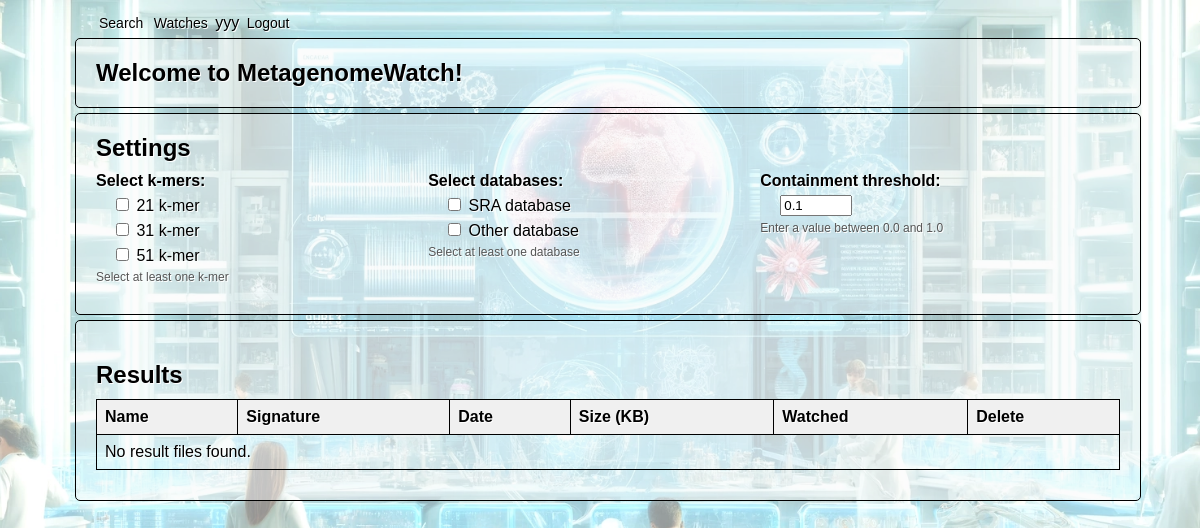
The page /mgw_api/results/ (signed in) on the database its author committed.
### mgw_api/models.py (models this page shows, shortened)
class Settings(models.Model):
    user = models.OneToOneField(User, on_delete=models.CASCADE)
    kmer = models.JSONField(default=list, help_text="List of k-mers")
    database = models.JSONField(default=list, help_text="List of databases")
    containment = models.FloatField(default=0.10, help_text="Containment value (between 0 and 1)")

### mgw_api/views.py (the view, shortened to what this page needs)
# urls.py: path("results/", views.list_result, name="list_result"),
@login_required
def list_result(request):
    sourmash_settings, created = Settings.objects.get_or_create(user=request.user)
    settings_form = SettingsForm(instance=sourmash_settings)
    result_files = Result.objects.filter(user=request.user)
    watch_forms = {result.pk:WatchForm(instance=result) for result in result_files}
    return render(request, 'mgw_api/list_result.html', {'result_files': result_files, 'watch_forms': watch_forms, 'settings_form': settings_form})

### mgw_api/forms.py
class SettingsForm(forms.ModelForm):
    kmer = forms.MultipleChoiceField(
        choices=[(21, "21 k-mer"), (31, "31 k-mer"), (51, "51 k-mer")],
        widget=forms.CheckboxSelectMultiple,
        initial=[21]
    )
    database = forms.MultipleChoiceField(
        choices=[("SRA", "SRA database"), ("OTHER", "Other database")],
        widget=forms.CheckboxSelectMultiple,
        initial=["SRA"]
    )
    containment = forms.FloatField(
        widget=forms.NumberInput(attrs={"min": 0, "max": 1, "step": 0.01}),
        initial=0.10
    )
    class Meta:
        model = Settings
        fields = ["kmer", "database", "containment"]

### mgw_api/templates/mgw_api/list_result.html (shortened to what this page needs)
{% extends "mgw_api/base.html" %}
{% block content %}
{% include "mgw_api/settings.html" %}
<div class="result-list">
    <h2>Results</h2>
    <table>
        <thead>
            <tr>
                <th>Name</th>
                <th>Signature</th>
                <th>Date</th>
                <th>Size (KB)</th>
                <th>Watched</th>
                <th>Delete</th>
            </tr>
        </thead>
        <tbody>
            {% for result in result_files %}
                <tr>
                    <td><a href="{% url 'mgw_api:result_table' result.pk %}">{{ result.name }}</a></td>
                    <td>{{ result.signature.name }}</td>
                    <td>{{ result.created_date }}</td>
                    <td>{{ result.file.size|filesizeformat }}</td>
                    <td>
                        <form id="watch-form-{{ result.pk }}" method="post" action="{% url 'mgw_api:toggle_watch' result.pk %}">
                            {% csrf_token %}
                            <input type="checkbox" name="is_watched" {% if result.is_watched %}checked{% endif %} onchange="submitWatchForm({{ result.pk }})">
                        </form>
                    </td>
                    <td><a href="{% url 'mgw_api:delete_result' result.pk %}?next={% url 'mgw_api:list_result' %}">delete</a></td>
                </tr>
            {% empty %}
                <tr>
                    <td colspan="6">No result files found.</td>
                </tr>
            {% endfor %}
        </tbody>
    </table>
</div>
{% endblock %}

### mgw_api/templates/mgw_api/base.html (shortened to what this page needs)
<!DOCTYPE html>
<html lang="en">
<head>
    {% load static %}
    <link rel="stylesheet" href="{% static 'mgw_api/style.css' %}">
    <div class="account-navigation">
        {% if request.user.is_authenticated %}
            <a href="{% url 'mgw_api:upload_fasta' %}">Search</a>
            <a href="{% url 'mgw_api:list_result' %}">Watches</a>
            {{ request.user.username }}
            <a href="{% url 'mgw_api:logout' %}">Logout</a>
        {% else %}
            <a href="{% url 'mgw_api:login' %}">Login</a>
            <a href="{% url 'mgw_api:signup' %}">Signup</a>
        {% endif %}
    </div>
</head>
<body>
    <header>
        <div class="page-head">
            <h2>Welcome to MetagenomeWatch!</h2>
        </div>
    </header>
    <main>
        {% block content %}{% endblock %}
    </main>
</body>
</html>

### mgw_api/templates/mgw_api/settings.html (shortened to what this page needs)
<div class="settings-section">
    <h2>Settings</h2>
    <div class="settings-form">
        <form method="post" enctype="multipart/form-data" id="settings-form">
            <div class="form-group">
                <label for="id_kmer">Select k-mers:</label>
                <div class="options">{{ settings_form.kmer }}</div>
                <small>Select at least one k-mer</small>
            </div>
            <div class="form-group">
                <label for="id_database">Select databases:</label>
                <div class="options">{{ settings_form.database }}</div>
                <small>Select at least one database</small>
            </div>
            <div class="form-group">
                <label for="id_containment">Containment threshold:</label>
                <div class="options">{{ settings_form.containment }}</div>
                <small>Enter a value between 0.0 and 1.0</small>
            </div>
        </form>
    </div>
</div>

### mgw_api/static/mgw_api/style.css (style rules this page uses)
body { content: ' '; display: block; position: absolute; left: 0; top: 0; width: 100%; height: 100%; opacity: 1.0; background-image: url("images/background.webp"); background-repeat: no-repeat; background-position: 50% 0; background-size: cover; background-color: #ffffff; background-attachment: fixed; }
a { color: black; text-decoration: none; }
th { cursor: pointer; }
.page-head { font-family: Arial, sans-serif; text-shadow: 1px 1px white; width: 90%; max-width: 1024px; margin: 0 auto; padding-left: 20px; padding-right: 20px; background-color: #f9f9f974; border: 1px solid #000000; border-radius: 5px; margin-top: 5px; margin-bottom: 5px; }
.result-list { font-family: Arial, sans-serif; text-shadow: 1px 1px white; width: 90%; max-width: 1024px; margin: 0 auto; padding: 20px; background-color: #f9f9f974; border: 1px solid #000000; border-radius: 5px; margin-top: 5px; margin-bottom: 5px; }
.result-list h2 { font-size: 24px; color: #000000; margin-bottom: 10px; }
.result-list table { width: 100%; border-collapse: collapse; margin-bottom: 10px; }
.result-list th, .result-list td { border: 1px solid #000000; padding: 8px; text-align: left; }
.result-list th { background-color: #f0f0f0; font-weight: bold; color: #000000; }
.settings-section { font-family: Arial, sans-serif; text-shadow: 1px 1px white; width: 90%; max-width: 1024px; margin: 0 auto; padding-left: 20px; padding-right: 20px; background-color: #f9f9f974; border: 1px solid #000000; border-radius: 5px; margin-top: 5px; margin-bottom: 5px; }
.settings-section h2 { font-size: 24px; color: #000000; margin-bottom: 10px; }
.settings-section form { width: 100%; margin-bottom: 0; }
.settings-section .form-group { margin-bottom: 5px; display: inline-block; width: 32%; vertical-align: top; }
.settings-section .form-group label { font-weight: bold; display: block; margin-bottom: 5px; }
.settings-section .form-group .options * { font-weight: normal; margin-left: 5px; }
.settings-section .form-group .options input[type="number"] { margin-left: 20px; }
.settings-section small { display: block; font-size: 12px; color: #555; margin-top: 5px; margin-bottom: 5px; }
.account-navigation { font-family: Arial, sans-serif; text-shadow: 1px 1px white; width: 90%; max-width: 1024px; margin: 0 auto; padding: 20px; padding-top: 0px; padding-bottom: 0px; background-color: #f9f9f900; border: 1px solid #00000000; border-radius: 5px; margin-top: 5px; margin-bottom: 5px; }
.account-navigation a { color: #000000; text-decoration: none; margin: 3px; font-size: 14px; }

### rows shown on the page
Settings: kmer "☐ ☐ ☐", database "☐ ☐", containment "0.1"

### other values the page prints
{{ request.user.username }} "yyy"
